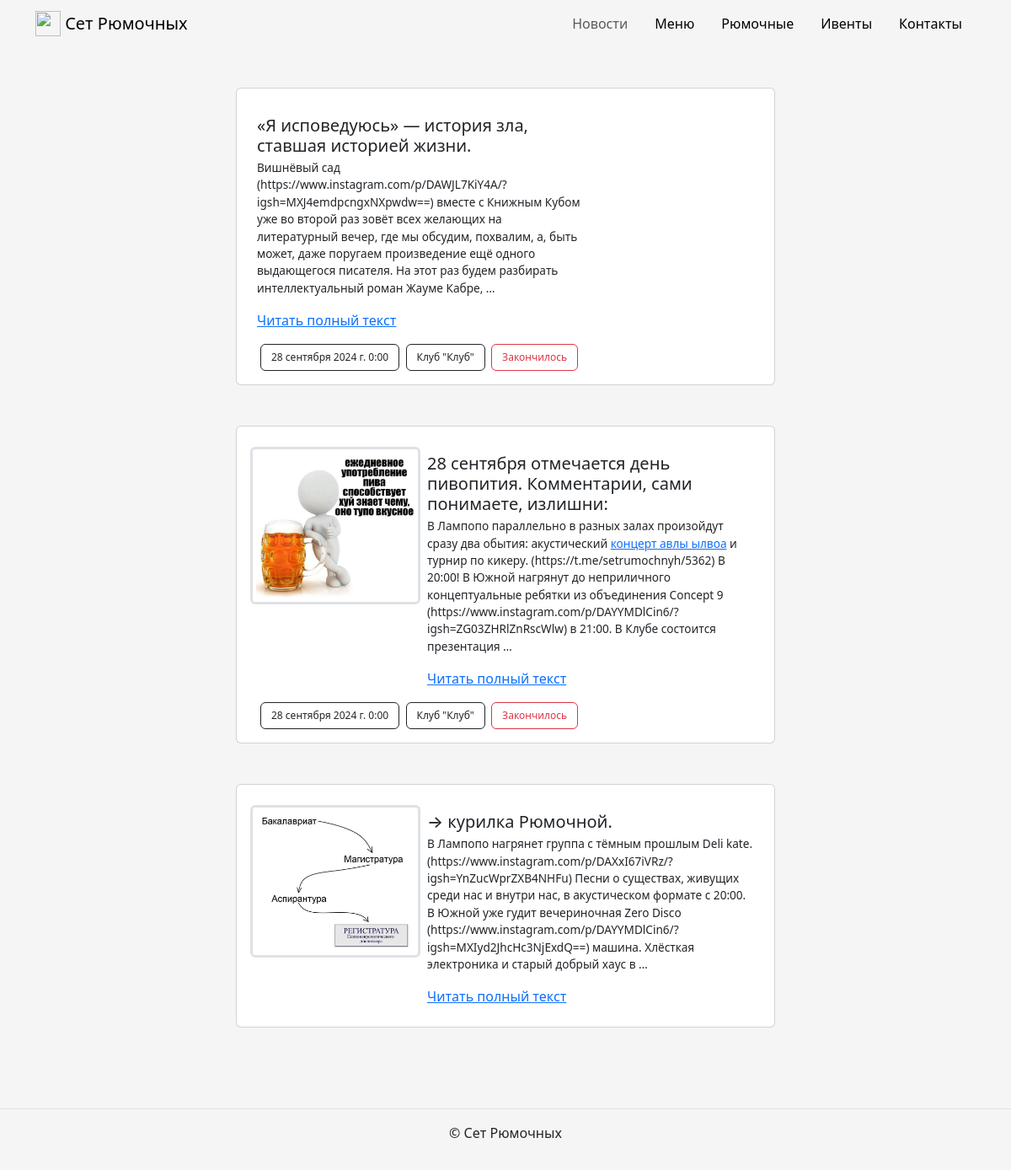
The page / on the database its author committed.
### app_setofshots/models.py (models this page shows, shortened)
class Event(Model):
    title = CharField(max_length=128, verbose_name='Ивент')
    description = TextField(
        max_length=1024,
        verbose_name='Описание',
        help_text=f'Для вставки красивых ссылок(чтобы можно было кликать '
                  'на слово)<br>следует использовать шаблон:<br>&lt;a hre'
                  'f="ССЫЛКА"&gt;КЛИКАБЕЛЬНЫЙ ТЕКСТ&lt;/a&gt;. Шаблон для'
                  ' удобства:<br><br>&lt;a href=""&gt;&lt;/a&gt;',
    )
    slug = SlugField(
        max_length=128, unique=True, verbose_name='Ссылка',
        help_text='Можно оставить пустым', blank=True,
    )
    start = DateTimeField(verbose_name='Дата и время')
    place = ForeignKey(
        to='Bar', related_name='ivents', on_delete=CASCADE,
        verbose_name='Место'
    )
    is_published = BooleanField(
        verbose_name='Опубликовано', blank=True, default=False
    )
    image = ImageField(
        upload_to='events_images',
        verbose_name='Фото',
        blank=True
    )
    class Meta:
        verbose_name = 'ивенты'
        verbose_name_plural = 'Ивент'
    def get_status(self):
        now = timezone.now()
        if self.start > now:
            return 'Ещё не началось'
        elif now <= self.start < now + timedelta(hours=3):
            return 'Уже началось'
        return 'Закончилось'

class Bar(Model):
    title = CharField(max_length=32, verbose_name='Бар')
    slug = SlugField(
        max_length=32, unique=True, verbose_name='Ссылка',
        help_text='Можно оставить пустым', blank=True,
    )
    description = TextField(max_length=1024, verbose_name='Описание')
    address = CharField(max_length=128, verbose_name='Адрес')
    work_time = TextField(
        max_length=1024, verbose_name='Часы работы', null=True
    )
    opening_year = IntegerField(verbose_name='Год открытия')
    image = ImageField(
        upload_to='bars_images',
        verbose_name='Фото',
        blank=True
    )
    is_published = BooleanField(
        verbose_name='Опубликовано', blank=True, default=False
    )
    class Meta:
        verbose_name = 'бар'
        verbose_name_plural = 'Бары'
    def __str__(self):
        return self.title

class Post(Model):
    title = CharField(max_length=128, verbose_name='Заголовок')
    slug = SlugField(
        max_length=64, unique=True, verbose_name='Ссылка',
        help_text='Можно оставить пустым', blank=True,
    )
    text = TextField(
        max_length=2048, verbose_name='Текст',
        help_text=f'Для вставки красивых ссылок(чтобы можно было кликать '
                  'на слово)<br>следует использовать шаблон:<br>&lt;a hre'
                  'f="ССЫЛКА"&gt;КЛИКАБЕЛЬНЫЙ ТЕКСТ&lt;/a&gt;. Шаблон для'
                  ' удобства:<br><br>&lt;a href=""&gt;&lt;/a&gt;',
    )
    bar = ForeignKey(
        'Bar', on_delete=CASCADE,
        null=True, blank=True,
        related_name='posts', verbose_name='Место',
        help_text='Можно оставить пустым',
    )
    is_published = BooleanField(
        verbose_name='Опубл.', blank=True, default=False
    )
    pub_datetime = DateTimeField(
        verbose_name='Дата публикации',
        auto_created=True, null=True
    )
    image = ImageField(
        upload_to='posts_images',
        verbose_name='Фото',
        blank=True
    )
    class Meta:
        ordering = ('-pub_datetime',)
        verbose_name = 'пост'
        verbose_name_plural = 'Посты'

### app_setofshots/views.py (the view)
# urls.py: path('', feeds, name='feeds'),
def feeds(request):
    template = 'app_setofshots/feeds.html'
    _posts = Post.objects.filter(
        is_published=True,
        pub_datetime__lte=timezone.now()
    ).order_by('-pub_datetime')
    _events = Event.objects.filter(
        is_published=True).order_by('-start')
    objects = list(chain(_events, _posts))
    page_object = paginator(objects, request.GET.get('page'))
    context = {
        'page_obj': page_object
    }
    return render(request, template, context)

### app_setofshots/views.py (called while the page is built)
def paginator(object_list, page):
    _paginator = Paginator(
        object_list,
        settings.REST_FRAMEWORK['PAGE_SIZE']
    )
    return _paginator.get_page(page)

### templates/app_setofshots/feeds.html (shortened to what this page needs)
{% extends "base.html" %}
{% load static %}
{% block content %}
  {% for post in page_obj %}
    {% if post.start %}
      <article class="mb-5">
        {% include "includes/event_card.html" %}
      </article>
    {% elif post.pub_datetime %}
      <article class="mb-5">
        {% include "includes/post_card.html" %}
      </article>
    {% endif %}
  {% endfor %}
{% endblock %}

### templates/includes/event_card.html (shortened to what this page needs)
<div class="col d-flex justify-content-center">
  <div class="card" style="width: 40rem;">
    <div class="row g-0">
      {% if post.image %}
        <div class="col-md-4">
          <a href="{% url 'app_setofshots:event' event_slug=post.slug %}">
            <img
              class="border-3 rounded img-fluid img-thumbnail"
              src="{{ post.image.url }}"
              alt="{{ post.title }}"
            >
          </a>
        </div>
      {% endif %}
      <div class="col-md-8">
        <div class="card-body">
          <h5 class="card-title">{{ post.title }}</h5>
          <p class="card-text">{{ post.description|truncatewords:40|safe }}</p>
          <a href="{% url 'app_setofshots:event' event_slug=post.slug %}" class="card-link">Читать полный текст</a>
        </div>
      </div>
      <div class="row">
        <div>
          <button type="button" class="btn btn-outline-dark">{{ post.start }}</button>
          <button type="button" class="btn btn-outline-dark">{{ post.place }}</button>
          <button
            type="button"
            class="{% if post.get_status == 'Ещё не началось' %}btn btn-outline-dark
                   {% elif post.get_status == 'Уже началось' %}btn btn-outline-success
                   {% else %}btn btn-outline-danger{% endif %}">
            {{ post.get_status }}
          </button>
          </div>
      </div>
    </div>
  </div>
</div>

### templates/includes/post_card.html (shortened to what this page needs)
<div class="col d-flex justify-content-center">
  <div class="card" style="width: 40rem;">
    <div class="row g-0">
      {% if post.image %}
        <div class="col-md-4">
          <a href="{% url 'app_setofshots:feed' post.slug %}">
            <img
              class="border-3 rounded img-fluid img-thumbnail"
              src="{{ post.image.url }}"
              alt="{{ post.title }}"
            >
          </a>
        </div>
      {% endif %}
      <div class="col-md-8">
        <div class="card-body">
          <h5 class="card-title">{{ post.title }}</h5>
          <p class="card-text">{{ post.text|truncatewords:40|safe }}</p>
          <a href="{% url 'app_setofshots:feed' post.slug %}" class="card-link">Читать полный текст</a>
        </div>
      </div>
    </div>
  </div>
</div>

### static/css/app_setofshots/styles.css (style rules this page uses)
body { background-color: whitesmoke; }

### static/css/app_setofshots/card.css (style rules this page uses)
.card { width: 30rem; padding: 1rem; }
.card-body { padding: 0.5rem; }
.card-title { font-size: 1.25rem; }
.card-text { font-size: 0.85rem; }
.btn { font-size: 0.75rem; margin-right: 0.2rem; }
.row { margin-top: 0.5rem; }
img { width: 5 rem; }

### rows shown on the page
Event: title "«Я исповедуюсь» — история зла, ставшая историей жизни.", description "Вишнёвый сад (https://www.instagram.com/p/DAWJL7KiY4A/?igsh=MXJ4emdpcngxNXpwdw==) вместе с Книжным Кубом уже во второй раз зовёт всех желающих на литературный вечер, где мы обсудим, похвалим, а, быть может, даже поругаем произведение ещё одного выдающегося писателя. На этот раз будем разбирать интеллектуальный роман Жауме Кабре, …", start "28 сентября 2024 г. 0:00", place "Клуб \"Клуб\"", get_status "Закончилось"
Event: image (picture), title "28 сентября отмечается день пивопития. Комментарии, сами понимаете, излишни:", description "В Лампопо параллельно в разных залах произойдут сразу два обытия: акустический концерт авлы ылвоа и турнир по кикеру. (https://t.me/setrumochnyh/5362) В 20:00! В Южной нагрянут до неприличного концептуальные ребятки из объединения Concept 9 (https://www.instagram.com/p/DAYYMDlCin6/?igsh=ZG03ZHRlZnRscWlw) в 21:00. В Клубе состоится презентация …", start "28 сентября 2024 г. 0:00", place "Клуб \"Клуб\"", get_status "Закончилось"
Post: image (picture), title "→ курилка Рюмочной.", text "В Лампопо нагрянет группа с тёмным прошлым Deli kate. (https://www.instagram.com/p/DAXxI67iVRz/?igsh=YnZucWprZXB4NHFu) Песни о существах, живущих среди нас и внутри нас, в акустическом формате с 20:00. В Южной уже гудит вечериночная Zero Disco (https://www.instagram.com/p/DAYYMDlCin6/?igsh=MXIyd2JhcHc3NjExdQ==) машина. Хлёсткая электроника и старый добрый хаус в …"
